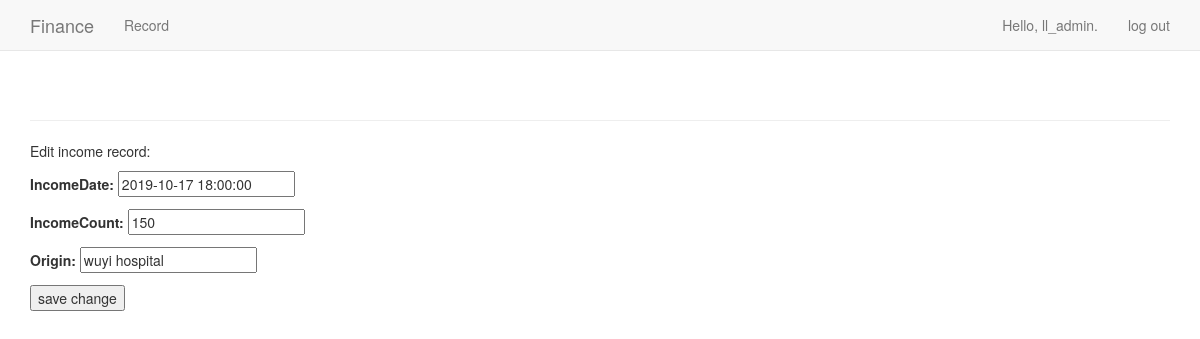
Screenshot of /finance/Record/edit_income/1/ (signed in) with the database file from the repository.
### finance/models.py (models this page shows, shortened)
class Income(models.Model):
    incomeDate = models.DateTimeField()  # 收入日期
    incomeCount = models.IntegerField()  # 收入数目
    origin = models.CharField(max_length=50)  # 收入来源
    user = models.ForeignKey(User, on_delete=models.CASCADE)  # 所对应的用户

### finance/views.py (the view)
# urls.py: re_path(r'^Record/edit_income/(?P<income_id>\d+)/$', views.edit_income, name='edit_income'),
@login_required()
def edit_income(request, income_id):
    income = Income.objects.get(id=income_id)
    if request.method != 'POST':
        form = IncomeForm(instance=income)  # instance?
    else:
        form = IncomeForm(instance=income, data=request.POST)
        if form.is_valid:
            form.save()
            return HttpResponseRedirect(reverse('finance:income', args=[income.id]))
    context = {'income': income, 'form': form}
    return render(request, 'finance/edit_income.html', context)

### finance/form.py
class IncomeForm(forms.ModelForm):
    class Meta:
        model = Income
        fields = ['incomeDate', 'incomeCount', 'origin']

### finance/templates/finance/edit_income.html (shortened to what this page needs)
<!DOCTYPE html>
<html lang="en">
<head>
</head>
<body>
    {% extends "finance/base.html" %}
    {% block content %}
        <p>Edit income record:</p>
        <form action="{% url 'finance:edit_income' income.id %}" method="post">
            {{ form.as_p }}
            <button name="submit">save change</button>
        </form>
    {% endblock content %}

### finance/templates/finance/base.html (shortened to what this page needs)
<!DOCTYPE html>
{% load bootstrap3 %}
<html lang="en">
    <head>
        {% bootstrap_css %}
    </head>
    <body>
        <nav class="navbar navbar-default navbar-static-top">
            <div class="container">
                <div class="navbar-header">
                    <a class="navbar-brand" href="{% url 'finance:index' %}">Finance</a>
                </div>
                <div id="navbar" class="navbar-collapse collapse">
                    <ul class="nav navbar-nav">
                        <li><a href="{% url 'finance:record' %}">Record</a></li>
                    </ul>
                    <ul class="nav navbar-nav navbar-right">
                        {% if user.is_authenticated %}
                            <li><a>Hello, {{ user.username }}.</a></li>
                            <li><a href="{% url 'users:logout' %}">log out</a></li>
                        {% else %}
                            <li><a href="{% url 'users:register' %}">register</a></li>
                            <li><a href="{% url 'users:login' %}">log in</a></li>
                        {% endif %}
                    </ul>
                </div>
            </div>
        </nav>
        <div class="container">
            <div class="page-header">
            </div>
            <div>
                {% block content %}{% endblock content %}
            </div>
        </div>
    </body>
</html>

### rows the page displays
Income: incomeDate "2019-10-17 18:00:00", incomeCount "150", origin "wuyi hospital"

### other values shown
{{ user.username }} "ll_admin"
